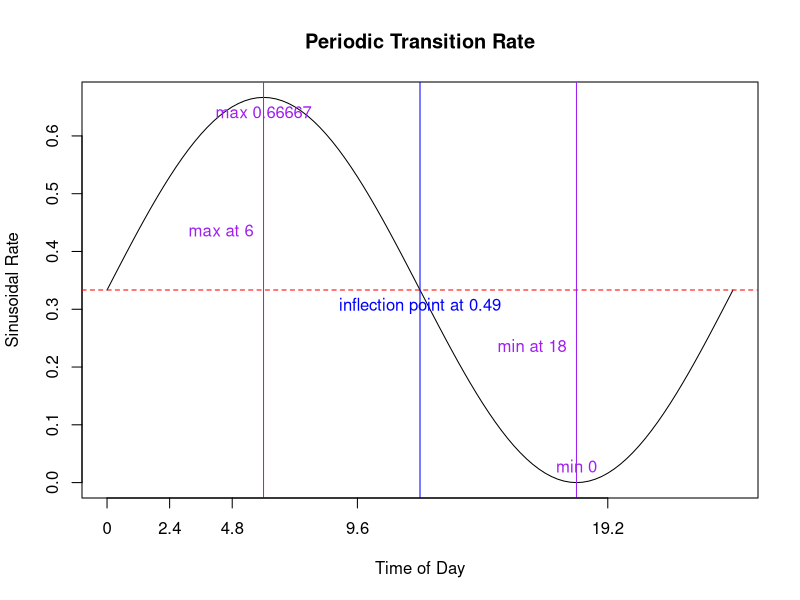

Source code (R): (Note: this script raises an error after producing the figure.)
rm(list=ls());gc()


# follows notation from "Mt/G/inf Queues with Sinuoidal Arrival Rates (Eick, Massey, Whitt 1993)
# parameterized in days (hence psi=1 as denominator in sin curve)
sinRate <- function(t,alpha,lambda,off=0){
  if(abs(alpha)>1){stop("alpha parameter must be |alpha| <= 1")}
  lambda + lambda*alpha*sin((2*pi*t-(off/24))/1)
}

oneDay = seq(from=0,to=1,by=0.01)

lambdaMean = 1/3
sinCurve = sinRate(t=oneDay,alpha = 1,lambda = lambdaMean,off = 0)

plot({
  sinCurve
},type="l",xaxt="n",xlab = "Time of Day",ylab = "Sinusoidal Rate",main = "Periodic Transition Rate")
abline(h = lambdaMean,lty = 2,col="red")
abline(v = which.max(sinCurve),col = "purple")
text(x = which.max(sinCurve),y = lambdaMean+0.1,labels = paste0("max at ",oneDay[which.max(sinCurve)]*24),pos = 2,col="purple")
text(x = which.max(sinCurve),y = max(sinCurve),labels = paste0("max ",round(max(sinCurve),5)),pos = 1, col = "purple")
abline(v = which.min(sinCurve),col = "purple")
text(x = which.min(sinCurve),y = lambdaMean-0.1,labels = paste0("min at ",oneDay[which.min(sinCurve)]*24),pos = 2,col="purple")
text(x = which.min(sinCurve),y = min(sinCurve),labels = paste0("min ",round(min(sinCurve),5)),pos = 3, col = "purple")

inflexPts = rle(sign(diff(diff(sinCurve))))$lengths
for(i in 2:length(inflexPts)){
  pt = mean(rle(sign(diff(diff(sinCurve))))$lengths[i-1] + 1)
  abline(v = pt,col = "blue")
  text(x = pt,y = lambdaMean,pos = 1,col = "blue",labels = paste0("inflection point at ",oneDay[rle(sign(diff(diff(sinCurve))))$lengths[i-1]]))
}

axis(side = 1,at = which(oneDay%%0.1==0) ,labels = oneDay[oneDay%%0.1==0] * 24)


# gammaMosquito: a mosquito whose time-to-event (waiting time) distributions follow the Gamma(N,rate) distribution to reduce variance
gammaMosquito <- function(N=5,alpha=1,off=0){
  
  states = vector(mode = "list",length = 100)
  times = vector(mode = "list",length = 100)
  duration = vector(mode = "list",length = 100)
  
  times[[1]] = 0
  states[[1]] = "B"
  
  i = 2
  while(states[[i-1]]!="D"){
    
    print(paste0("iteration: ",i, " tNow: ",times[[i-1]]))
    switch(EXPR = states[[i-1]],
           B = {
             
             # diurnal forcing
             tNow = (times[[i-1]] %% 1)
             
             # duration of time until next event
             tDur = rgamma(n = 1,shape = N,rate = sinRate(t = tNow,alpha = alpha,lambda = Btime,off = off)*N)
             duration[[i-1]] = tDur
             
             # time of next event
             times[[i]] = times[[i-1]] + tDur
             
             # choose next event
             pDie = g*tDur
             if(runif(1) < pDie){
               states[[i]] = "D"
             } else {
               states[[i]] = "R"
             }
             
           },
           R = {
             
             # diurnal forcing
             tNow = (times[[i-1]] %% 1)
             
             # duration of time until next event
             tDur = rgamma(n = 1,shape = N,rate = sinRate(t = tNow,alpha = alpha,lambda = Rtime,off = off)*N)
             duration[[i-1]] = tDur
             
             # time of next event
             times[[i]] = times[[i-1]] + tDur
             
             # choose next event
             pDie = g*tDur
             if(runif(1) < pDie){
               states[[i]] = "D"
             } else {
               states[[i]] = "O"
             }
             
           },
           O = {
             
             # diurnal forcing
             tNow = (times[[i-1]] %% 1)
             
             # duration of time until next event
             tDur = rgamma(n = 1,shape = N,rate = sinRate(t = tNow,alpha = alpha,lambda = Otime,off = off)*N)
             duration[[i-1]] = tDur
             
             # time of next event
             times[[i]] = times[[i-1]] + tDur
             
             # choose next event
             pDie = g*tDur
             if(runif(1) < pDie){
               states[[i]] = "D"
             } else {
               states[[i]] = "B"
             }
             
           },
           {stop(paste0("unrecognized state",states[[i-1]]))}
    )
    
    i = i+1
  }
  return(list(
    states=unlist(Filter(Negate(is.null),states)),
    times=unlist(Filter(Negate(is.null),times)),
    duration=unlist(Filter(Negate(is.null),duration))
  ))
}

Btime = 1/(1/3)
Rtime = 1/(1/3)
Otime = 1/(1/3)
g = 1/12

mosyOut = gammaMosquito(N = 16,alpha = 1,off = 0)
plotMosyOut(mosyOut)




###############################################################################
# Old Hazard Forcing
###############################################################################








t=seq(from=0,to=24*60,by=0.01)

hourGrain = 120
xHours = which(t %% hourGrain == 0)
plot({
  (sin((2*pi*t)/1440)*0.5 + 1)
},type="l",ylim=c(0,2),ylab="Relative Activity Levels",xlab="Time of Day",main="Mosquito Diurnal Forcing",xaxt="n")
abline(h = 1,lty = 2)
axis(side = 1,at = xHours,labels = paste0(t[xHours]/60,":00"))


# t: tNow
# o: offset (in hours)
hazFunc <- function(t,o=-2){
  (sin((2*pi*(t-o*60))/1440)*0.75 + 1)
}
hazCurve = hazFunc(t = t,o = 0)
plot(hazCurve,type="l",ylim=c(0,2),ylab="Relative Activity Levels",xlab="Time of Day",main="Mosquito Diurnal Forcing",xaxt="n")
abline(h = 1,lty = 2)
axis(side = 1,at = xHours,labels = paste0(t[xHours]/60,":00"))


Btime = 1/1
Rtime = 1/1
Otime = 1/1
g = 1/10

exponentialMosquito <- function(o=0){
  
  states = vector(mode = "list",length = 100)
  times = vector(mode = "list",length = 100)
  duration = vector(mode = "list",length = 100)
  
  times[[1]] = 0
  states[[1]] = "B"
  
  i = 2
  while(states[[i-1]]!="D"){
    
    print(paste0("iteration: ",i, " tNow: ",times[[i-1]]))
    switch(EXPR = states[[i-1]],
           B = {
             
             # diurnal forcing
             tNow = (times[[i-1]] %% 1)*24*60
             force = hazFunc(t=tNow,o = o)
             
             # duration of time until next event
             tDur = rexp(n = 1,rate = Btime*force)
             duration[[i-1]] = tDur
             
             # time of next event
             times[[i]] = times[[i-1]] + tDur
             
             # choose next event
             pDie = g*tDur
             if(runif(1) < pDie){
               states[[i]] = "D"
             } else {
               states[[i]] = "R"
             }
             
           },
           R = {

             # diurnal forcing
             tNow = (times[[i-1]] %% 1)*24*60
             force = hazFunc(t=tNow,o = o)
             
             # duration of time until next event
             tDur = rexp(n = 1,rate = Rtime*force)
             duration[[i-1]] = tDur
             
             # time of next event
             times[[i]] = times[[i-1]] + tDur
             
             # choose next event
             pDie = g*tDur
             if(runif(1) < pDie){
               states[[i]] = "D"
             } else {
               states[[i]] = "O"
             }
             
           },
           O = {

             # diurnal forcing
             tNow = (times[[i-1]] %% 1)*24*60
             force = hazFunc(t=tNow,o = o)
             
             # duration of time until next event
             tDur = rexp(n = 1,rate = Otime*force)
             duration[[i-1]] = tDur
             
             # time of next event
             times[[i]] = times[[i-1]] + tDur
             
             # choose next event
             pDie = g*tDur
             if(runif(1) < pDie){
               states[[i]] = "D"
             } else {
               states[[i]] = "B"
             }
             
           },
           {stop(paste0("unrecognized state",states[[i-1]]))}
    )
    
    i = i+1
  }
  return(list(
      states=unlist(Filter(Negate(is.null),states)),
      times=unlist(Filter(Negate(is.null),times)),
      duration=unlist(Filter(Negate(is.null),duration))
    ))
}


mosyOut = exponentialMosquito()
plotMosyOut(mosyOut)


plotMosyOut = function(out,o=0){
  
  tMax = ceiling(max(out$times))
  tSeq = seq(from=0,to=tMax*24*60,by=0.1)
  
  daySeq = vapply(X = 0:(tMax-1),FUN = function(x){x*24*60},FUN.VALUE = numeric(1),USE.NAMES = FALSE)
  
  # plot the diurnal forcing used
  hourGrain = 60*12
  xHours = which(tSeq %% hourGrain == 0)
  hazCurve = hazFunc(t = tSeq,o = o)
  plot(x=tSeq,y=hazCurve,type="l",ylim=c(0,2),ylab="Relative Activity Levels",xlab="Time of Day",main="Mosquito Diurnal Forcing",xaxt="n")
  abline(h = 1,lty = 2)
  hourLabel = (tSeq[xHours]/60) %% 24
  dayLabel = paste0("Day",0:(tMax-1))
  axis(side = 1,at = tSeq[xHours],labels = paste0(hourLabel,":00"))
  text(x = daySeq,y=0.01,labels = dayLabel)
  
  # plot the mosquito time series
  pointsX = out$times*24*60
  pointsY = hazFunc(t = pointsX,o = 0)
  pointsType = vapply(X = out$states,FUN = function(x){
      switch(x,
             B = 15,
             R = 16,
             O = 17,
             D = 18
       )
    },FUN.VALUE = numeric(1),USE.NAMES = FALSE)
  pointsCol = vapply(X = out$states,FUN = function(x){
    switch(x,
           B = "red",
           R = "blue",
           O = "purple",
           D = "darkgreen"
    )
  },FUN.VALUE = character(1),USE.NAMES = FALSE)
  points(pointsX,pointsY,pch=pointsType,col=pointsCol,cex=1.05)
  
}


cohort = parallel::mclapply(X = 1:100,FUN = function(x,o){exponentialMosquito(o=o)},o=0)



avgLife = vapply(X = cohort,FUN = function(x){
  tail(x$times,1)
},FUN.VALUE = numeric(1),USE.NAMES = FALSE)
avgLife = mean(avgLife); avgLife

ptsX = unlist(lapply(X = cohort,FUN = function(x){x$times}))
ptsY = hazFunc(t = ptsX*60*24,o = 0)
sum(ptsY>=1) / length(ptsY)
sum(ptsY<1) / length(ptsY)

plotMosyPopOut = function(cohort,o=0){
  
  tMax = vapply(X = cohort,FUN = function(x){
    tail(x$times,1)
  },FUN.VALUE = numeric(1),USE.NAMES = FALSE)
  tMax = ceiling(max(tMax))
  
  tSeq = seq(from=0,to=tMax*24*60,by=0.1)
  
  daySeq = vapply(X = 0:(tMax-1),FUN = function(x){x*24*60},FUN.VALUE = numeric(1),USE.NAMES = FALSE)
  
  # plot the diurnal forcing used
  hourGrain = 60*12
  xHours = which(tSeq %% hourGrain == 0)
  hazCurve = hazFunc(t = tSeq,o = o)
  plot(x=tSeq,y=hazCurve,type="l",ylim=c(0,2),ylab="Relative Activity Levels",xlab="Time of Day",main="Mosquito Diurnal Forcing",xaxt="n")
  abline(h = 1,lty = 2)
  hourLabel = (tSeq[xHours]/60) %% 24
  dayLabel = paste0("Day",0:(tMax-1))
  axis(side = 1,at = tSeq[xHours],labels = paste0(hourLabel,":00"))
  text(x = daySeq,y=0.01,labels = dayLabel)

  
  for(i in 1:length(cohort)){
    # plot the mosquito time series
    pointsX = cohort[[i]]$times*24*60
    pointsY = hazFunc(t = pointsX,o = 0)
    pointsType = vapply(X = cohort[[i]]$states,FUN = function(x){
      switch(x,
             B = 15,
             R = 16,
             O = 17,
             D = 18
      )
    },FUN.VALUE = numeric(1),USE.NAMES = FALSE)
    pointsCol = vapply(X = cohort[[i]]$states,FUN = function(x){
      switch(x,
             B = "red",
             R = "blue",
             O = "purple",
             D = "darkgreen"
      )
    },FUN.VALUE = character(1),USE.NAMES = FALSE)
    points(pointsX,pointsY,pch=pointsType,col=pointsCol,cex=1.05)
  }
  
}

plotMosyPopOut(cohort)





gammaMosquito <- function(N=5,o=0){
  
  states = vector(mode = "list",length = 100)
  times = vector(mode = "list",length = 100)
  duration = vector(mode = "list",length = 100)
  
  times[[1]] = 0
  states[[1]] = "B"
  
  i = 2
  while(states[[i-1]]!="D"){
    
    print(paste0("iteration: ",i, " tNow: ",times[[i-1]]))
    switch(EXPR = states[[i-1]],
           B = {
             
             # diurnal forcing
             tNow = (times[[i-1]] %% 1)*24*60
             force = hazFunc(t=tNow,o = o)
             
             # duration of time until next event
             tDur = rgamma(n = 1,shape = N,rate = Btime*force*N)
             duration[[i-1]] = tDur
             
             # time of next event
             times[[i]] = times[[i-1]] + tDur
             
             # choose next event
             pDie = g*tDur
             if(runif(1) < pDie){
               states[[i]] = "D"
             } else {
               states[[i]] = "R"
             }
             
           },
           R = {
             
             # diurnal forcing
             tNow = (times[[i-1]] %% 1)*24*60
             force = hazFunc(t=tNow,o = o)
             
             # duration of time until next event
             tDur = rgamma(n = 1,shape = N,rate = Rtime*force*N)
             duration[[i-1]] = tDur
             
             # time of next event
             times[[i]] = times[[i-1]] + tDur
             
             # choose next event
             pDie = g*tDur
             if(runif(1) < pDie){
               states[[i]] = "D"
             } else {
               states[[i]] = "O"
             }
             
           },
           O = {
             
             # diurnal forcing
             tNow = (times[[i-1]] %% 1)*24*60
             force = hazFunc(t=tNow,o = o)
             
             # duration of time until next event
             tDur = rgamma(n = 1,shape = N,rate = Otime*force*N)
             duration[[i-1]] = tDur
             
             # time of next event
             times[[i]] = times[[i-1]] + tDur
             
             # choose next event
             pDie = g*tDur
             if(runif(1) < pDie){
               states[[i]] = "D"
             } else {
               states[[i]] = "B"
             }
             
           },
           {stop(paste0("unrecognized state",states[[i-1]]))}
    )
    
    i = i+1
  }
  return(list(
    states=unlist(Filter(Negate(is.null),states)),
    times=unlist(Filter(Negate(is.null),times)),
    duration=unlist(Filter(Negate(is.null),duration))
  ))
}


cohort = parallel::mclapply(X = 1:100,FUN = function(x,N,o){gammaMosquito(N=N,o=o)},o=0,N=12)

plotMosyPopOut(cohort = cohort)



out = gammaMosquito(N = 64,o = 0)
plotMosyOut(out)
